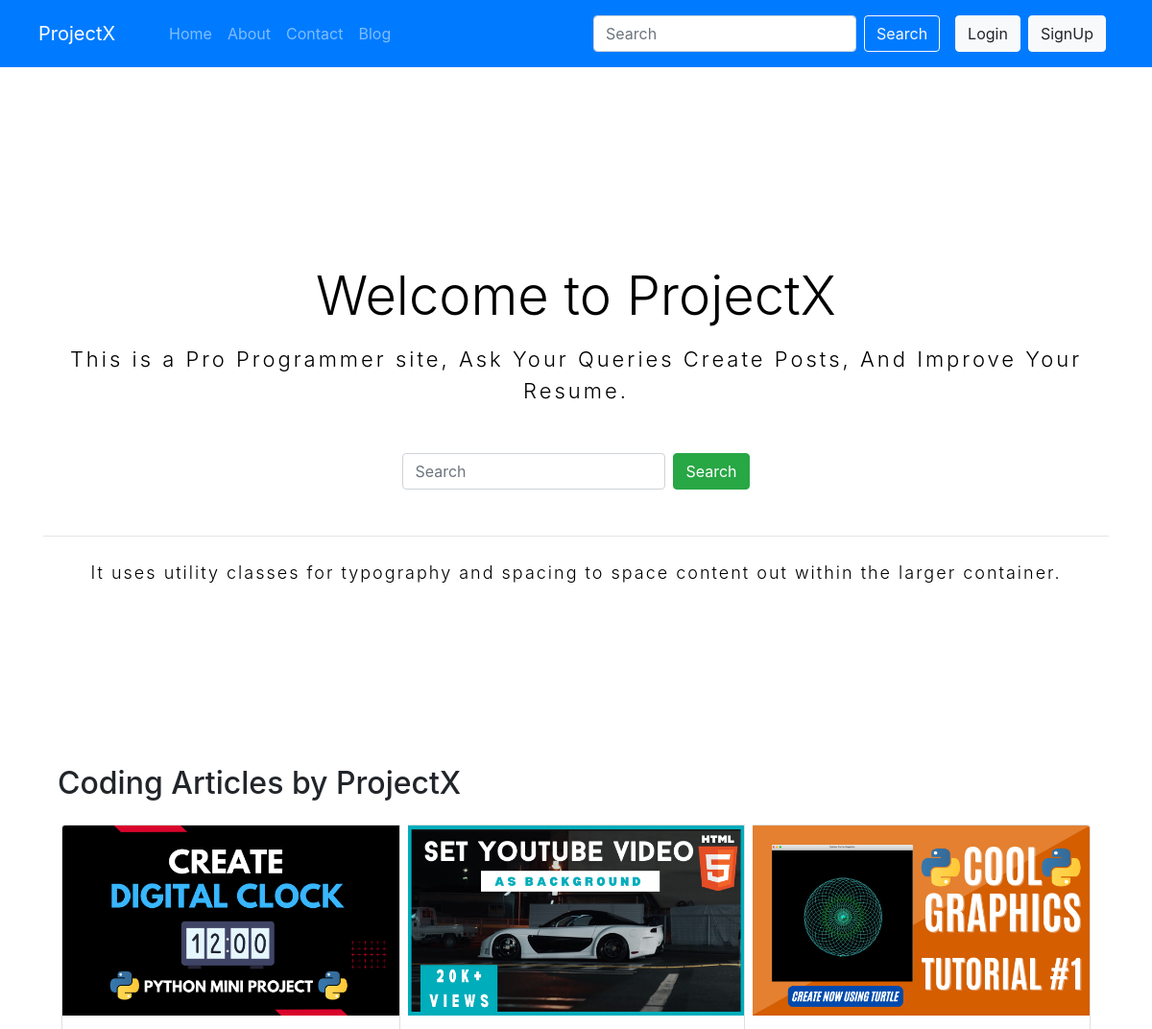
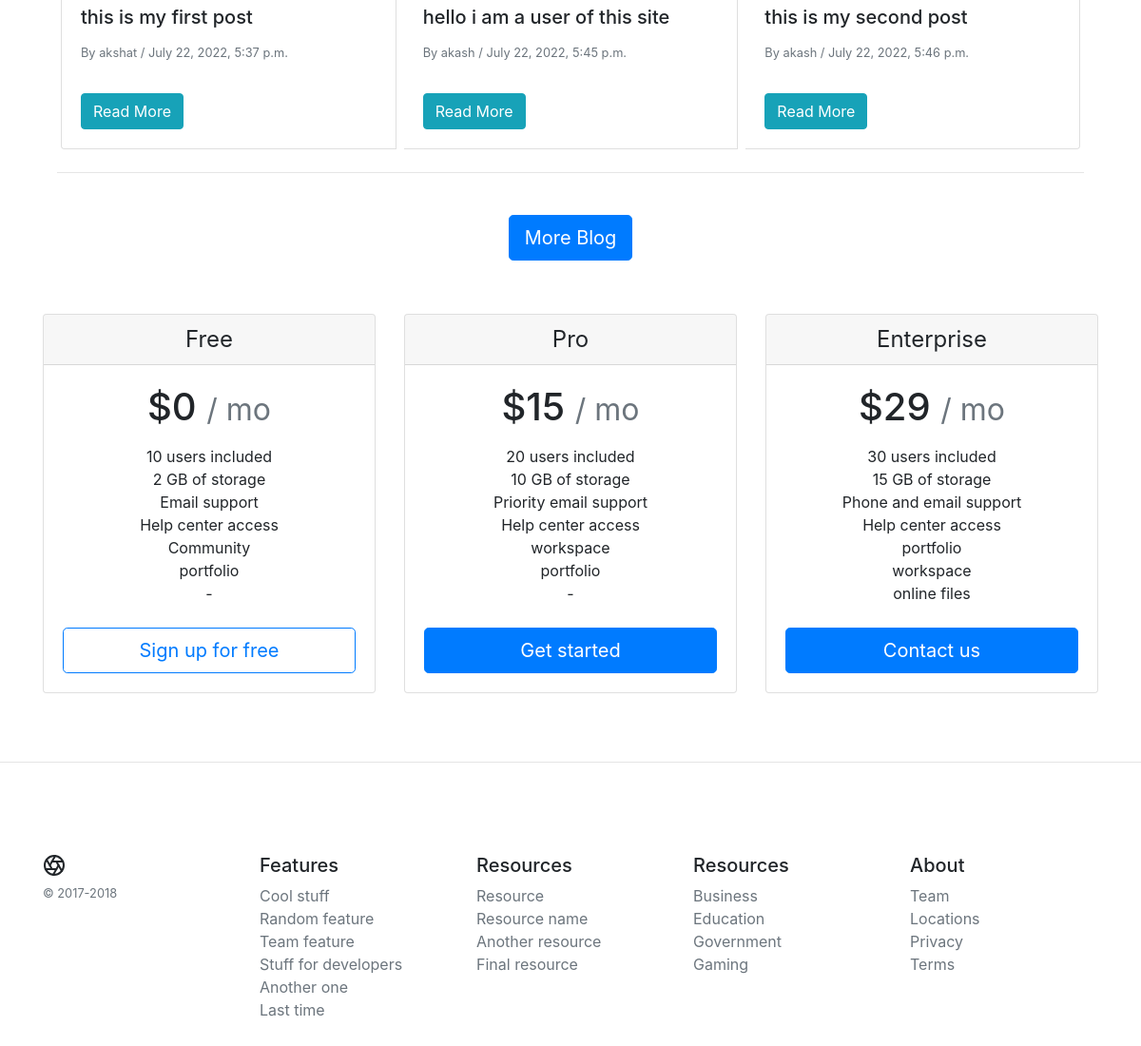
The page / on the database its author committed (2 pictures, top to bottom).
### blog/models.py (models this page shows, shortened)
class Post(models.Model):
    sno=models.AutoField(primary_key=True)
    title=models.CharField(max_length=255)
    image = models.ImageField(upload_to='blog/images', default="")
    author=models.CharField(User, max_length=14)
    slug=models.CharField(max_length=130)
    timeStamp=models.DateTimeField(default=now)
    content=models.TextField()

### Home/views.py (the view)
# urls.py: path('', views.home, name="home"),
def home(request):
    allPosts= Post.objects.all()[:3]
    context={'allPosts': allPosts}
    return render(request, 'Home/home.html', context)

### Home/templates/Home/home.html (shortened to what this page needs)
{% extends 'Home/base.html' %}
{% block body %}
<div class="banner">
      <h1 class="display-4">Welcome to ProjectX</h1>
      <p class="lead my-3" . style="letter-spacing:3px; font-size:22px;">This is a Pro Programmer site, Ask Your Queries Create Posts, And Improve Your Resume.
        <form method="get" action="/search" class="form-inline my-5 mx-5 mb-5" style="align-self:center; justify-content:center; font-size:20px">
          <input class="form-control mr-sm-2" type="search" placeholder="Search"
            aria-label="Search" name="query" id="query" required>
          <button class="btn btn-success my-2 my-sm-0" type="submit">Search</button>
        </form>
      </p>
      <hr class="my-4" >
      <p class="lead" style="letter-spacing:2px; font-size:18px;">It uses utility classes for typography and spacing to space content out within the larger container.</p>
      </div>
    </div>
<div class="container my-3" style=" padding: 20px 30px">
  <h2 class="my-4">Coding Articles by ProjectX</h2>
  <div class="card-group">
  {% for post in allPosts  %}
  <div class="card ml-1 mr-1">
    <img class="card-img-top" src="/media/{{post.image}}" alt="Card image cap">
    <div class="card-body">
      <h5 class="card-title">{{post.title}}</h5>
      <p class="card-text"><small class="text-muted">By {{post.author}} / {{post.timeStamp}}</small></p>
      <a href="/blog/{{post.slug}}" role="button" class="btn btn-info mt-3">Read More</a>
    </div>
  </div>
      {% endfor %}
    </div>
    <hr class="my-4">
    <div class="banner" style="padding:20px;">
    <a class="btn btn-primary btn-lg" href="/blog" role="button">More Blog</a>
    </div>
  </div>
  <div class="container">
    <div class="card-deck mb-3 text-center">
      <div class="card mb-4 box-shadow">
        <div class="card-header">
          <h4 class="my-0 font-weight-normal">Free</h4>
        </div>
        <div class="card-body">
          <h1 class="card-title pricing-card-title">$0 <small class="text-muted">/ mo</small></h1>
          <ul class="list-unstyled mt-3 mb-4">
            <li>10 users included</li>
            <li>2 GB of storage</li>
            <li>Email support</li>
            <li>Help center access</li>
            <li>Community</li>
            <li>portfolio</li>
            <li>-</li>
          </ul>
          <button type="button" class="btn btn-lg btn-block btn-outline-primary">Sign up for free</button>
        </div>
      </div>
      <div class="card mb-4 box-shadow">
        <div class="card-header">
          <h4 class="my-0 font-weight-normal">Pro</h4>
        </div>
        <div class="card-body">
          <h1 class="card-title pricing-card-title">$15 <small class="text-muted">/ mo</small></h1>
          <ul class="list-unstyled mt-3 mb-4">
            <li>20 users included</li>
            <li>10 GB of storage</li>
            <li>Priority email support</li>
            <li>Help center access</li>
            <li>workspace</li>
            <li>portfolio</li>
            <li>-</li>
          </ul>
          <button type="button" class="btn btn-lg btn-block btn-primary">Get started</button>
        </div>
      </div>
      <div class="card mb-4 box-shadow">
        <div class="card-header">
          <h4 class="my-0 font-weight-normal">Enterprise</h4>
        </div>
        <div class="card-body">
          <h1 class="card-title pricing-card-title">$29 <small class="text-muted">/ mo</small></h1>
          <ul class="list-unstyled mt-3 mb-4">
            <li>30 users included</li>
            <li>15 GB of storage</li>
            <li>Phone and email support</li>
            <li>Help center access</li>
            <li>portfolio</li>
            <li>workspace</li>
            <li>online files</li>
          </ul>
          <button type="button" class="btn btn-lg btn-block btn-primary">Contact us</button>
        </div>
      </div>
    </div>
 {% endblock %}

### Home/templates/Home/base.html (shortened to what this page needs)
<!doctype html>
<html lang="en">
  <head>
    <link rel="stylesheet"
      href="https://stackpath.bootstrapcdn.com/bootstrap/4.5.2/css/bootstrap.min.css"
>
      <link rel="stylesheet"
            href="https://cdnjs.cloudflare.com/ajax/libs/font-awesome/4.7.0/css/font-awesome.min.css">
  </head>
  <body>
    <nav class="navbar navbar-expand-lg navbar-dark bg-primary" style="padding: 15px 40px 15px 40px;">
      <a class="navbar-brand mr-5" href="/">ProjectX</a>
      <div class="collapse navbar-collapse" id="navbarSupportedContent">
        <ul class="navbar-nav mr-auto">
          <li class="nav-item {% block homeactive %} {% endblock homeactive %}">
            <a class="nav-link" href="/">Home <span class="sr-only">(current)</span></a>
          </li>
          <li class="nav-item {% block aboutactive %} {% endblock aboutactive %}">
            <a class="nav-link" href="/about">About</a>
          </li>
          <li class="nav-item {% block contactactive %} {% endblock contactactive %}">
            <a class="nav-link" href="/contact">Contact</a>
          </li>
          <li class="nav-item {% block blogactive %} {% endblock blogactive %}">
            <a class="nav-link" href="/blog">Blog</a>
          </li>
        </ul>
        <form method="get" action="/search" class="form-inline my-2 my-lg-0
          mx-3">
          <input class="form-control mr-sm-2" type="search" placeholder="Search"
            aria-label="Search" name="query" id="query">
          <button class="btn btn-outline-light my-2 my-sm-0" type="submit">Search</button>
        </form>
        {% if user.is_authenticated %}
        <ul class="navbar-nav mr-2">
          <li class="nav-item dropdown">
            <a class="nav-link dropdown-toggle" href='#' id="navbarDropdown"
              role="button" data-toggle="dropdown"> Welcome {{request.user}}</a>
            <div class="dropdown-menu" aria-labelledby="navbarDropdown">
              <a class="dropdown-item" href="/user_profile">Profile</a>
              <a class="dropdown-item" href="/logout">Logout</a>
            </div>
          </li>
        </ul>
      </div>
      {% else %}
      <button type="button" class="btn btn-light mr-2" data-toggle="modal"
        data-target="#loginModal">
        Login
      </button>
      <button type="button" class="btn btn-light mr-2" data-toggle="modal"
        data-target="#signupModal">
        SignUp
      </button>
      {% endif %}
    </div>
  </nav>
  <div class="container my-3">
    {% block body %} {% endblock body %}
  </div>
  <hr class="my-5">
  <footer class="container py-5 mt-5">
    <div class="row">
      <div class="col-12 col-md">
        <small class="d-block mb-3 text-muted">&copy; 2017-2018</small>
      </div>
      <div class="col-6 col-md">
        <h5>Features</h5>
        <ul class="list-unstyled text-small">
          <li><a class="text-muted" href="#">Cool stuff</a></li>
          <li><a class="text-muted" href="#">Random feature</a></li>
          <li><a class="text-muted" href="#">Team feature</a></li>
          <li><a class="text-muted" href="#">Stuff for developers</a></li>
          <li><a class="text-muted" href="#">Another one</a></li>
          <li><a class="text-muted" href="#">Last time</a></li>
        </ul>
      </div>
      <div class="col-6 col-md">
        <h5>Resources</h5>
        <ul class="list-unstyled text-small">
          <li><a class="text-muted" href="#">Resource</a></li>
          <li><a class="text-muted" href="#">Resource name</a></li>
          <li><a class="text-muted" href="#">Another resource</a></li>
          <li><a class="text-muted" href="#">Final resource</a></li>
        </ul>
      </div>
      <div class="col-6 col-md">
        <h5>Resources</h5>
        <ul class="list-unstyled text-small">
          <li><a class="text-muted" href="#">Business</a></li>
          <li><a class="text-muted" href="#">Education</a></li>
          <li><a class="text-muted" href="#">Government</a></li>
          <li><a class="text-muted" href="#">Gaming</a></li>
        </ul>
      </div>
      <div class="col-6 col-md">
        <h5>About</h5>
        <ul class="list-unstyled text-small">
          <li><a class="text-muted" href="#">Team</a></li>
          <li><a class="text-muted" href="#">Locations</a></li>
          <li><a class="text-muted" href="#">Privacy</a></li>
          <li><a class="text-muted" href="#">Terms</a></li>
        </ul>
      </div>
    </div>
  </footer>
      </body>
    </html>

### Home/templates/Home/base.html (style rules this page uses)
.banner { top: 75px; display: table; color: #000; width: 100%; padding: 17% 0 10% 0; text-align: center; background-color: #fff; background-position: center; background-repeat: no-repeat; background-size: cover; background-attachment: fixed; }

### rows shown on the page
Post: image (picture), title "this is my first post", author "akshat", timeStamp "July 22, 2022, 5:37 p.m."
Post: image (picture), title "hello i am a user of this site", author "akash", timeStamp "July 22, 2022, 5:45 p.m."
Post: image (picture), title "this is my second post", author "akash", timeStamp "July 22, 2022, 5:46 p.m."
